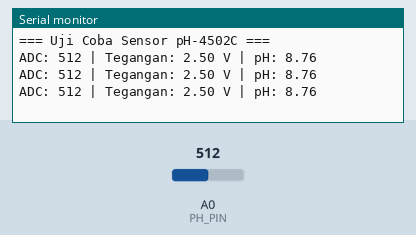
Simulated run of this sketch. Board: Arduino Uno, built with avr-gcc and run on an emulated ATmega328P. Shown: the last lines printed to the serial monitor. Inputs (shaded band) come from the test bench; at power-on: A0 (PH_PIN) = 512.

Above: at 1.3 s.
1.4 s: A0 (PH_PIN) set to 716
At 1.9 s:
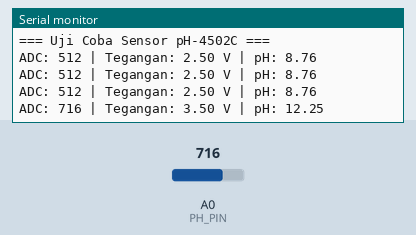
2.9 s: A0 (PH_PIN) set to 900
At 3.4 s:
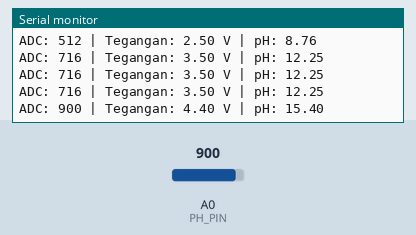
Timing chart, 0 to 5.9 s (numbered marks = the images above; inputs shaded):
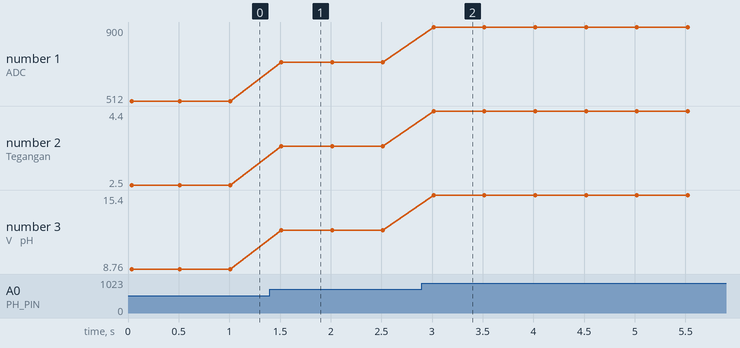

The sketch:

SENSOR_PH-4502C.ino
```cpp
#define PH_PIN A0   // pH-4502C terhubung ke A0

void setup() {
  Serial.begin(9600);
  Serial.println("=== Uji Coba Sensor pH-4502C ===");
}

void loop() {
  int nilaiADC = analogRead(PH_PIN);
  float tegangan = nilaiADC * (5.0 / 1023.0);

  // Rumus pH standar (belum kalibrasi)
  float nilaiPH = 3.5 * tegangan;

  Serial.print("ADC: ");
  Serial.print(nilaiADC);
  Serial.print(" | Tegangan: ");
  Serial.print(tegangan, 2);
  Serial.print(" V");
  Serial.print(" | pH: ");
  Serial.println(nilaiPH, 2);

  delay(500); // Delay 1 detik
}
```

Measured:
- after the input at 1.4 s, the serial monitor: prints a new line after 0.11 s (image 1)
- after the input at 2.9 s, the serial monitor: prints a new line after 0.12 s (image 2)
- plotted number 1: 512 → 716 after the input at 1.4 s, 716 → 900 after the input at 2.9 s
- plotted number 2: 2.5 → 3.5 after the input at 1.4 s, 3.5 → 4.4 after the input at 2.9 s
- plotted number 3: 8.76 → 12.25 after the input at 1.4 s, 12.25 → 15.4 after the input at 2.9 s
